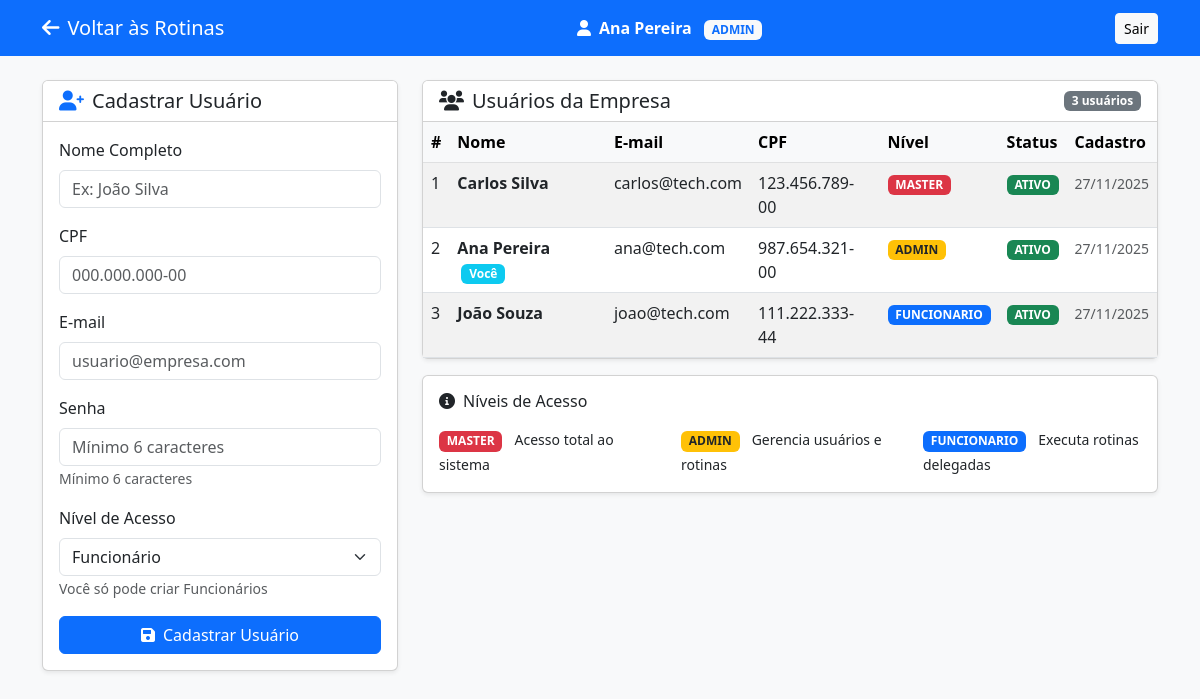
/php/cadastro_usuario.php (signed in), run on the app's committed database.
### tables this page shows
CREATE TABLE `usuario` (
  `idUsuario` int(11) NOT NULL,
  `idEmpresa` int(11) NOT NULL,
  `nome` varchar(255) NOT NULL,
  `cpf` varchar(14) NOT NULL,
  `email` varchar(255) NOT NULL,
  `senhaHash` varchar(255) NOT NULL,
  `nivel` enum('MASTER','ADMIN','FUNCIONARIO') NOT NULL,
  `status` enum('ATIVO','INATIVO','BLOQUEADO') NOT NULL DEFAULT 'ATIVO',
  `segredo2FA` varchar(255) DEFAULT NULL,
  `dataHoraInsercao` datetime DEFAULT current_timestamp()
);

### php/cadastro_usuario.php (the view, shortened to what this page needs)
<?php
require_once 'conexao.php';
$idUsuario = $_SESSION['idUsuario'];
$idEmpresa = $_SESSION['idEmpresa'];
$nivelUsuario = $_SESSION['nivel'];
$sqlUsuarios = "
    SELECT u.*, e.nome AS nome_empresa
    FROM Usuario u
    JOIN Empresa e ON u.idEmpresa = e.idEmpresa
    WHERE u.idEmpresa = :idEmpresa
    ORDER BY u.dataHoraInsercao DESC
";
$stmt = $pdo->prepare($sqlUsuarios);
$stmt->execute([':idEmpresa' => $idEmpresa]);
$usuarios = $stmt->fetchAll(PDO::FETCH_ASSOC);
?>
<!DOCTYPE html>
<html lang="pt-br">
<head>
    <link href="https://cdn.jsdelivr.net/npm/bootstrap@5.3.0/dist/css/bootstrap.min.css" rel="stylesheet">
    <link href="https://cdnjs.cloudflare.com/ajax/libs/font-awesome/6.0.0/css/all.min.css" rel="stylesheet">
</head>
<body class="bg-light">
<nav class="navbar navbar-expand-lg navbar-dark bg-primary mb-4">
    <div class="container">
        <a class="navbar-brand" href="interface.php">
            <i class="fas fa-arrow-left me-2"></i>Voltar às Rotinas
        </a>
        <span class="text-white">
            <i class="fas fa-user me-2"></i><strong><?= $_SESSION['nome'] ?></strong>
            <span class="badge bg-light text-primary ms-2"><?= $nivelUsuario ?></span>
        </span>
        <a href="logout.php" class="btn btn-light btn-sm ms-3">Sair</a>
    </div>
</nav>
<div class="container">
    <div class="row">
        <div class="col-md-4">
            <div class="card shadow-sm mb-4">
                <div class="card-header bg-white">
                    <h5 class="card-title mb-0">
                        <i class="fas fa-user-plus text-primary me-2"></i>Cadastrar Usuário
                    </h5>
                </div>
                <div class="card-body">
                    <?php if ($nivelUsuario == 'ADMIN' || $nivelUsuario == 'MASTER'): ?>
                    <form method="POST">
                        <div class="mb-3">
                            <label class="form-label">Nome Completo</label>
                            <input type="text" name="nome" class="form-control"
                                   placeholder="Ex: João Silva" required>
                        </div>
                        <div class="mb-3">
                            <label class="form-label">CPF</label>
                            <input type="text" name="cpf" class="form-control"
                                   placeholder="000.000.000-00"
                                   maxlength="14" required>
                        </div>
                        <div class="mb-3">
                            <label class="form-label">E-mail</label>
                            <input type="email" name="email" class="form-control"
                                   placeholder="usuario@empresa.com" required>
                        </div>
                        <div class="mb-3">
                            <label class="form-label">Senha</label>
                            <input type="password" name="senha" class="form-control"
                                   placeholder="Mínimo 6 caracteres"
                                   minlength="6" required>
                            <small class="text-muted">Mínimo 6 caracteres</small>
                        </div>
                        <div class="mb-3">
                            <label class="form-label">Nível de Acesso</label>
                            <select name="nivel" class="form-select" required>
                                <option value="FUNCIONARIO">Funcionário</option>
                            </select>
                            <small class="text-muted">
                                <?php if ($nivelUsuario == 'ADMIN'): ?>
                                    Você só pode criar Funcionários
                                <?php endif; ?>
                            </small>
                        </div>
                        <div class="d-grid">
                            <button type="submit" class="btn btn-primary">
                                <i class="fas fa-save me-2"></i>Cadastrar Usuário
                            </button>
                        </div>
                    </form>
                    <?php endif; ?>
                </div>
            </div>
        </div>
        <div class="col-md-8">
            <div class="card shadow-sm">
                <div class="card-header bg-white d-flex justify-content-between align-items-center">
                    <h5 class="card-title mb-0">
                        <i class="fas fa-users me-2"></i>Usuários da Empresa
                    </h5>
                    <span class="badge bg-secondary"><?= count($usuarios) ?> usuários</span>
                </div>
                <div class="table-responsive">
                    <table class="table table-hover table-striped mb-0">
                        <thead class="table-light">
                            <tr>
                                <th>#</th>
                                <th>Nome</th>
                                <th>E-mail</th>
                                <th>CPF</th>
                                <th>Nível</th>
                                <th>Status</th>
                                <th>Cadastro</th>
                            </tr>
                        </thead>
                        <tbody>
                        <?php if ($usuarios): ?>
                            <?php foreach ($usuarios as $u): ?>
                                <tr>
                                    <td><?= $u['idUsuario'] ?></td>
                                    <td>
                                        <strong><?= htmlspecialchars($u['nome']) ?></strong>
                                        <?php if ($u['idUsuario'] == $idUsuario): ?>
                                            <span class="badge bg-info text-white ms-1">Você</span>
                                        <?php endif; ?>
                                    </td>
                                    <td><?= htmlspecialchars($u['email']) ?></td>
                                    <td><?= htmlspecialchars($u['cpf']) ?></td>
                                    <td>
                                        <?php
                                            $nivelClass = [
                                                'MASTER' => 'bg-danger',
                                                'ADMIN' => 'bg-warning text-dark',
                                                'FUNCIONARIO' => 'bg-primary'
                                            ][$u['nivel']] ?? 'bg-secondary';
                                        ?>
                                        <span class="badge <?= $nivelClass ?>"><?= $u['nivel'] ?></span>
                                    </td>
                                    <td>
                                        <?php
                                            $statusClass = [
                                                'ATIVO' => 'bg-success',
                                                'INATIVO' => 'bg-secondary',
                                                'BLOQUEADO' => 'bg-danger'
                                            ][$u['status']] ?? 'bg-secondary';
                                        ?>
                                        <span class="badge <?= $statusClass ?>"><?= $u['status'] ?></span>
                                    </td>
                                    <td>
                                        <small class="text-muted">
                                            <?= date('d/m/Y', strtotime($u['dataHoraInsercao'])) ?>
                                        </small>
                                    </td>
                                </tr>
                            <?php endforeach; ?>
                        <?php endif; ?>
                        </tbody>
                    </table>
                </div>
            </div>
            <div class="card shadow-sm mt-3">
                <div class="card-body">
                    <h6 class="mb-3"><i class="fas fa-info-circle me-2"></i>Níveis de Acesso</h6>
                    <div class="row">
                        <div class="col-md-4">
                            <span class="badge bg-danger me-2">MASTER</span>
                            <small>Acesso total ao sistema</small>
                        </div>
                        <div class="col-md-4">
                            <span class="badge bg-warning text-dark me-2">ADMIN</span>
                            <small>Gerencia usuários e rotinas</small>
                        </div>
                        <div class="col-md-4">
                            <span class="badge bg-primary me-2">FUNCIONARIO</span>
                            <small>Executa rotinas delegadas</small>
                        </div>
                    </div>
                </div>
            </div>
        </div>
    </div>
</div>
</body>
</html>

### data on the page
usuario: idUsuario "1", nome "Carlos Silva", email "carlos@tech.com", cpf "123.456.789-00", nivel "MASTER", status "ATIVO", dataHoraInsercao "27/11/2025"
usuario: idUsuario "2", nome "Ana Pereira", shows "Você", email "ana@tech.com", cpf "987.654.321-00", nivel "ADMIN", status "ATIVO", dataHoraInsercao "27/11/2025"
usuario: idUsuario "3", nome "João Souza", email "joao@tech.com", cpf "111.222.333-44", nivel "FUNCIONARIO", status "ATIVO", dataHoraInsercao "27/11/2025"

### other printed values
$_SESSION['nome'] "Ana Pereira"
$nivelUsuario "ADMIN"
count($usuarios) "3"
